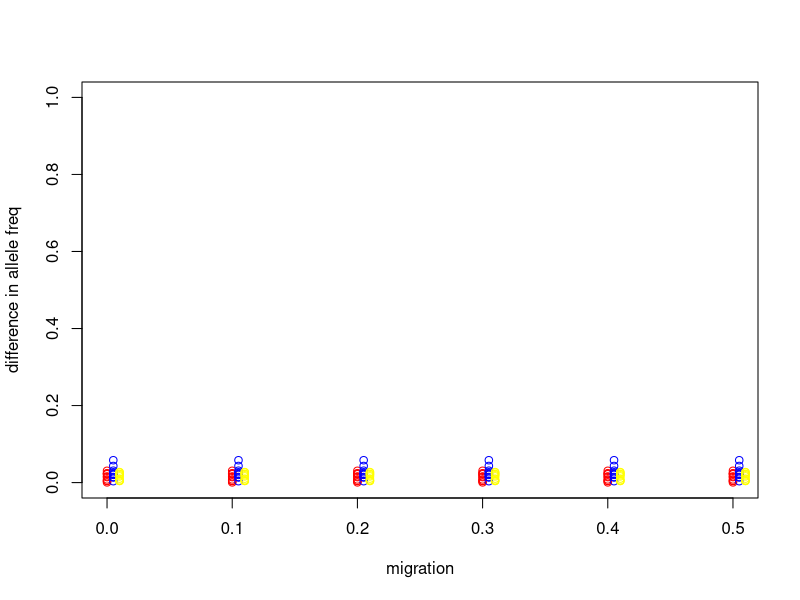
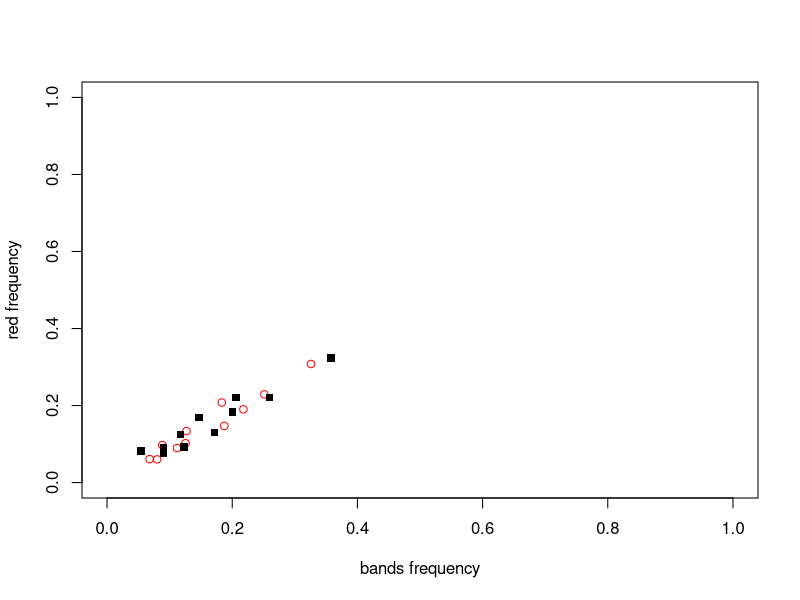

The R script that drew these images, in order:
# I made most of the chunks into indpendent functions so that we can run them on as many
# populations as we want

start.pop <- 500
LF <- 0.3
percent.migrate <- 0.5
percent.breed <- 0.5
carrying.capacity <- 2000
baseAttack <- c(.01, .1, .1, .3)
n.off <- 4

s1=c(1,.1,.1,.1)
s2=c(.1,1,.1,.1)
s3=c(.1,.1,1,.1)
s4=c(.1,.1,.1,1)

sim <- rbind(s1,s2,s3,s4)

T1=c(1,1,1,1)
T2=c(1,1,1,1)
T3=c(1,1,1,1)
T4=c(1,1,1,1)

hand <- rbind(T1,T2,T3,T4)

n.gen <- 10

geno1 <- matrix(rbinom(start.pop*6, 1, (1/3)), ncol=6)
colnames(geno1) <- c("bands1", "bands2", "red1", "red2", "neutral1", "neutral2")

geno2 <- matrix(rbinom(start.pop*6, 1, (1/3)), ncol=6)
colnames(geno2) <- c("bands1", "bands2", "red1", "red2", "neutral1", "neutral2")

recombination=rbinom(start.pop, 1, LF)

linked1 <- matrix(NA, nrow=start.pop, ncol=2)

	for(i in 1:start.pop){
	if(recombination[i]==0){linked1[i,] <- geno1[,3:4][i,]} else
		linked1[i,]<- geno1[,3:4][i,c(2,1)]
	}
	
linked2 <- matrix(NA, nrow=start.pop, ncol=2)

	for(i in 1:start.pop){
	if(recombination[i]==0){linked2[i,] <- geno2[,3:4][i,]} else
		linked2[i,] <- geno2[,3:4][i,c(2,1)]
	}

phenotype=function(offspring.phenotype){
offspring.phenotype1=ifelse(offspring.phenotype==0, 1, offspring.phenotype)

offspring.phenotype2=ifelse(offspring.phenotype==1, 2, offspring.phenotype1)

offspring.phenotype3=ifelse(offspring.phenotype==2, 2, offspring.phenotype2)

offspring.phenotype4=ifelse(offspring.phenotype==3, 3, offspring.phenotype3)

offspring.phenotype5=ifelse(offspring.phenotype==4, 4, offspring.phenotype4)

offspring.phenotype6=ifelse(offspring.phenotype==5, 4, offspring.phenotype5)

offspring.phenotype7=ifelse(offspring.phenotype==6, 3, offspring.phenotype6)

offspring.phenotype8=ifelse(offspring.phenotype==7, 4, offspring.phenotype7)

offspring.phenotype9=ifelse(offspring.phenotype==8, 4, offspring.phenotype8)

offspring.phenotype10=ifelse(offspring.phenotype==9, 1, offspring.phenotype9)

offspring.phenotype11=ifelse(offspring.phenotype==10, 2, offspring.phenotype10)

offspring.phenotype12=ifelse(offspring.phenotype==11, 3, offspring.phenotype11)

offspring.phenotype13=ifelse(offspring.phenotype==12, 4, offspring.phenotype12)

return(offspring.phenotype13)
}
	
geno1 <- cbind(geno1[,1:4], linked1, geno1[,5:6])
g1ph <- phenotype(rowSums(cbind(geno1[,1:2], geno1[,3:4]*3)))
geno1 <- cbind(g1ph, geno1[,1:4], linked1, geno1[,5:6])
colnames(geno1) <- c("phenotype","bands1", "bands2", "red1", "red2", "linked1", "linked2","neutral1", "neutral2")

geno2 <- cbind(geno2[,1:4], linked2, geno2[,5:6])
g2ph <- phenotype(rowSums(cbind(geno2[,1:2], geno2[,3:4]*3)))
geno2 <- cbind(g2ph, geno2[,1:4], linked2, geno2[,5:6])
colnames(geno2) <- c("phenotype","bands1", "bands2", "red1", "red2", "linked1", "linked2","neutral1", "neutral2")



# breeding

make.off <- function(n.off, mat, start.pop, percent.breed){
	
lucky <- sample(start.pop, percent.breed*start.pop)

pairs <- mat[lucky,]

pair1 <- pairs[1:(nrow(pairs)/2),]
pair2 <- pairs[(1+nrow(pairs)/2):nrow(pairs),]

bands.off1 <- matrix(nrow=n.off, ncol=nrow(pair1))
red.off1 <- matrix(nrow=n.off, ncol=nrow(pair1))
linked.off1 <- matrix(nrow=n.off, ncol=nrow(pair1))
neutral.off1 <- matrix(nrow=n.off, ncol=nrow(pair1))


for(i in 1:nrow(pair1)){
	which.bands <- rbinom(n.off, 1, 0.5)+1
	bands.off1[,i] <- pair1[i,1:2][which.bands]
	which.allele <- rbinom(n.off, 1, 0.5)+1
	red.off1[,i] <- pair1[i,3:4][which.allele]
	linked.off1[,i] <- pair1[i,5:6][which.allele]
	which.neu <- rbinom(n.off, 1, 0.5)+1
	neutral.off1[,i] <- pair1[i,7:8][which.neu]
}

bands.off2 <- matrix(nrow=n.off, ncol=nrow(pair1))
red.off2 <- matrix(nrow=n.off, ncol=nrow(pair1))
linked.off2 <- matrix(nrow=n.off, ncol=nrow(pair1))
neutral.off2 <- matrix(nrow=n.off, ncol=nrow(pair1))

for(i in 1:nrow(pair1)){
	which.bands <- rbinom(n.off, 1, 0.5)+1
	bands.off2[,i] <- pair2[i,1:2][which.bands]
	which.allele <- rbinom(n.off, 1, 0.5)+1
	red.off2[,i] <- pair2[i,3:4][which.allele]
	linked.off2[,i] <- pair2[i,5:6][which.allele]
	which.neu <- rbinom(n.off, 1, 0.5)+1
	neutral.off2[,i] <- pair2[i,7:8][which.neu]
}

offspring <- cbind(as.vector(bands.off1), as.vector(bands.off2), as.vector(red.off1),
as.vector(red.off2), as.vector(linked.off1), as.vector(linked.off2), as.vector(neutral.off1),
as.vector(neutral.off2))

return(offspring)

}

#make.off(4, geno1, start.pop, percent.breed)

# negative frequency dependent selection

NFDS <- function(pgmat, base.attack, similarity, handling){

pt <- c(sum(pgmat[,1]==1), sum(pgmat[,1]==2), sum(pgmat[,1]==3), sum(pgmat[,1]==4))
	
	pheno1 <- pgmat[pgmat[,1]==1,]
	pheno2 <- pgmat[pgmat[,1]==2,]
	pheno3 <- pgmat[pgmat[,1]==3,]
	pheno4 <- pgmat[pgmat[,1]==4,]

denom1=matrix(NA, nrow=4, ncol=4)

for(k in 1:4){
	for (j in 1:4){
		denom1[j,k]=base.attack[k]*pt[k]*(1+similarity[k,j]*handling[k,j]*base.attack[j]*pt[j])
	}
}

denom=sum(denom1)

f1=matrix(NA, nrow=4, ncol=4)
for(l in 1:4){
	for(m in 1:4){
	f1[l,m]=base.attack[l]*pt[l]*similarity[l,m]*base.attack[m]*pt[m]
	}
	
}
f=colSums(f1)

surv1=round(pt-pt*(f/denom))
surv=(abs(surv1)+surv1)/2


both=ifelse(pt<surv, pt, surv)

phenolist=list(pheno1, pheno2, pheno3,pheno4)

phenolist2=list()

phenosub=c()

for(q in 1:4){
	if(both[q]>1){phenolist2[[q]] <- phenolist[[q]][1:both[q],]}
	else if(both[q]==1){phenolist2[[q]] <- phenolist[[q]]}
	else if(both[q]==0){phenolist2[[q]] <- phenosub}
	else{phenolist2[[q]] <- phenosub}
}


# now we have a matrix of individuals that survived the morph-specific
# predation

next.gen.2=do.call(rbind, phenolist2)

return(next.gen.2)	
}

# normal LV selection

LV <- function(NFmat, carrying.capacity, percent.breed, n.off){
rate.inc <- percent.breed*n.off
	
threshold <- abs(nrow(NFmat)+(nrow(NFmat)*rate.inc*(1-(nrow(NFmat)/carrying.capacity))))
	
if(threshold > nrow(NFmat)){
	rand=sample(nrow(NFmat))
	next.gen.1=NFmat[rand,]
	next.gen=next.gen.1	
	}else{
	rand=sample(nrow(NFmat))
	next.gen.1=next.gen.2[rand,]
	next.gen=next.gen.1[1:threshold,]
}

return(next.gen)
}

#LV(NF1, carrying.capacity, percent.breed, n.off)
# parameters

# make two alleles worth of genotypes - don't differentiate sexes - these are the first elements in a list



# make the linked alleles

####################################			
# test for loop ####################
####################################

pops <- list()
pops[[1]] <- list(geno1, geno2)


for(i in 1:n.gen){

g1 <- pops[[i]][[1]][,2:9]
g2 <- pops[[i]][[2]][,2:9]

# exchange migrants
n.mig <- round(nrow(g1)*percent.migrate)

geno1m <- rbind(g2[1:n.mig,], g1[(n.mig+1):start.pop,])

geno2m <- rbind(g1[1:n.mig,], g2[(n.mig+1):start.pop,])



off1 <- make.off(4, geno1m, start.pop, percent.breed)
off2 <- make.off(4, geno2m, start.pop, percent.breed)

# make phenotypes

g1 <- rbind(geno1m, off1)
pheno1 <- phenotype(rowSums(cbind(g1[,1:2], g1[,3:4]*3)))
pg1 <- cbind(pheno1, g1)
order1 <- order(pg1[,1])
pg1 <- pg1[order1,]

g2 <- rbind(geno2m, off2)
pheno2 <- phenotype(rowSums(cbind(g2[,1:2], g2[,3:4]*3)))
pg2 <- cbind(pheno2, g2)
order2 <- order(pg2[,1])
pg2 <- pg2[order2,]

pt1 <- c(sum(pg1[,1]==1), sum(pg1[,1]==2), sum(pg1[,1]==3), sum(pg1[,1]==4))
	
	pheno1.1 <- pg1[pg1[,1]==1,]
	pheno1.2 <- pg1[pg1[,1]==2,]
	pheno1.3 <- pg1[pg1[,1]==3,]
	pheno1.4 <- pg2[pg2[,1]==4,]

pt2 <- c(sum(pg2[,1]==1), sum(pg2[,1]==2), sum(pg2[,1]==3), sum(pg2[,1]==4))
	
	pheno2.1 <- pg2[pg2[,1]==1,]
	pheno2.2 <- pg2[pg2[,1]==2,]
	pheno2.3 <- pg2[pg2[,1]==3,]
	pheno2.4 <- pg2[pg2[,1]==4,]

##############################################
# NFDS #######################################
##############################################

# this needs more thought - should frequencies in one population affect what the predator sees?
# we'll probably need two separate functions for that

NF1 <- NFDS(pg1, baseAttack, sim, hand)

NF2 <- NFDS(pg2, baseAttack, sim, hand)


# randomize

NF1 <- NF1[sample(nrow(NF1)),]
NF2 <- NF2[sample(nrow(NF2)),]

# normal selection



fin1 <- LV(NF1, carrying.capacity, percent.breed, n.off)
fin2 <- LV(NF2, carrying.capacity, percent.breed, n.off)

fin <- list(fin1, fin2)
# output this final pop to a list and pull it back to start over

pops[[i+1]] <- fin

}



allele.freq <- function(list){
	a1 <- colSums(list[[1]])/nrow(list[[1]])
	af1 <- c(mean(a1[2], a1[3]), mean(a1[4], a1[5]), mean(a1[6], a1[7]), mean(a1[8], a1[9]))
	a2 <- colSums(list[[2]])/nrow(list[[2]])
	af2 <- c(mean(a2[2], a2[3]), mean(a2[4], a2[5]), mean(a2[6], a2[7]), mean(a2[8], a2[9]))
	return(list(af1, af2))
}


pops0 <- lapply(pops, allele.freq)

diff.red.0 <- c()
diff.linked.0 <- c()
diff.unlinked.0 <- c()

for(i in 1:n.gen){
diff.red.0[i] <- abs(pops0[[i]][[1]][2]-pops0[[i]][[2]][2])
diff.linked.0[i] <- abs(pops0[[i]][[1]][3]-pops0[[i]][[2]][3])
diff.unlinked.0[i] <- abs(pops0[[i]][[1]][4]-pops0[[i]][[2]][4])
}

pops0.1 <- lapply(pops, allele.freq)


diff.red.01 <- c()
diff.linked.01 <- c()
diff.unlinked.01 <- c()

for(i in 1:n.gen){
diff.red.01[i] <- abs(pops0.1[[i]][[1]][2]-pops0.1[[i]][[2]][2])
diff.linked.01[i] <- abs(pops0.1[[i]][[1]][3]-pops0.1[[i]][[2]][3])
diff.unlinked.01[i] <- abs(pops0.1[[i]][[1]][4]-pops0.1[[i]][[2]][4])
}

pops0.2 <- lapply(pops, allele.freq)

diff.red.02 <- c()
diff.linked.02 <- c()
diff.unlinked.02 <- c()

for(i in 1:n.gen){
diff.red.02[i] <- abs(pops0.2[[i]][[1]][2]-pops0.2[[i]][[2]][2])
diff.linked.02[i] <- abs(pops0.2[[i]][[1]][3]-pops0.2[[i]][[2]][3])
diff.unlinked.02[i] <- abs(pops0.2[[i]][[1]][4]-pops0.2[[i]][[2]][4])
}

pops0.3 <- lapply(pops, allele.freq)

diff.red.03 <- c()
diff.linked.03 <- c()
diff.unlinked.03 <- c()

for(i in 1:n.gen){
diff.red.03[i] <- abs(pops0.3[[i]][[1]][2]-pops0.3[[i]][[2]][2])
diff.linked.03[i] <- abs(pops0.3[[i]][[1]][3]-pops0.3[[i]][[2]][3])
diff.unlinked.03[i] <- abs(pops0.3[[i]][[1]][4]-pops0.3[[i]][[2]][4])
}


pops0.4 <- lapply(pops, allele.freq)


diff.red.04 <- c()
diff.linked.04 <- c()
diff.unlinked.04 <- c()

for(i in 1:n.gen){
diff.red.04[i] <- abs(pops0.4[[i]][[1]][2]-pops0.4[[i]][[2]][2])
diff.linked.04[i] <- abs(pops0.4[[i]][[1]][3]-pops0.4[[i]][[2]][3])
diff.unlinked.04[i] <- abs(pops0.4[[i]][[1]][4]-pops0.4[[i]][[2]][4])
}


pops0.5 <- lapply(pops, allele.freq)

diff.red.05 <- c()
diff.linked.05 <- c()
diff.unlinked.05 <- c()

for(i in 1:n.gen){
diff.red.05[i] <- abs(pops0.5[[i]][[1]][2]-pops0.5[[i]][[2]][2])
diff.linked.05[i] <- abs(pops0.5[[i]][[1]][3]-pops0.5[[i]][[2]][3])
diff.unlinked.05[i] <- abs(pops0.5[[i]][[1]][4]-pops0.5[[i]][[2]][4])
}

plot(seq(0,0.5,1/20), seq(0,1,1/10), type="n", xlab="migration", ylab="difference in allele freq")

points(x=rep(0, length=n.gen), y=diff.red.0, col="red")
points(x=rep(0.005, length=n.gen), y=diff.unlinked.0, col="blue")
points(x=rep(0.01, length=n.gen), y=diff.linked.0, col="yellow")

points(x=rep(0.1, length=n.gen), y=diff.red.01, col="red")
points(x=rep(0.105, length=n.gen), y=diff.unlinked.01, col="blue")
points(x=rep(0.11, length=n.gen), y=diff.linked.01, col="yellow")

points(x=rep(0.2, length=n.gen), y=diff.red.02, col="red")
points(x=rep(0.205, length=n.gen), y=diff.unlinked.02, col="blue")
points(x=rep(0.21, length=n.gen), y=diff.linked.02, col="yellow")

points(x=rep(0.3, length=n.gen), y=diff.red.03, col="red")
points(x=rep(0.305, length=n.gen), y=diff.unlinked.03, col="blue")
points(x=rep(0.31, length=n.gen), y=diff.linked.03, col="yellow")

points(x=rep(0.4, length=n.gen), y=diff.red.04, col="red")
points(x=rep(0.405, length=n.gen), y=diff.unlinked.04, col="blue")
points(x=rep(0.41, length=n.gen), y=diff.linked.04, col="yellow")


points(x=rep(0.5, length=n.gen), y=diff.red.05, col="red")
points(x=rep(0.505, length=n.gen), y=diff.unlinked.05, col="blue")
points(x=rep(0.51, length=n.gen), y=diff.linked.05, col="yellow")

###################################################################
# bands vs. red plot ##############################################
###################################################################

allele.freq.br <- function(list){
	a1 <- colSums(list[[1]])/nrow(list[[1]])
	af1 <- c(mean(a1[2], a1[3]), mean(a1[4], a1[5]))
	a2 <- colSums(list[[2]])/nrow(list[[2]])
	af2 <- c(mean(a2[2], a2[3]), mean(a2[4], a2[5]))
	return(list(af1, af2))
}


br.freq <- lapply(pops, allele.freq.br)

plot(x=seq(0,1,by=0.1), y=seq(0,1,by=0.1), type="n", xlab="bands frequency", ylab="red frequency")

bands.x <- c()
red.y <- c()

for(i in 1:length(pops)){
	bands.x[i] <- br.freq[[i]][[1]][1]
	red.y[i] <- br.freq[[i]][[1]][2]
}

bands.x2 <- c()
red.y2 <- c()

for(i in 1:length(pops)){
	bands.x2[i] <- br.freq[[i]][[2]][1]
	red.y2[i] <- br.freq[[i]][[2]][2]
}

points(bands.x, red.y, col='red')

points(bands.x2, red.y2, pch=15)









